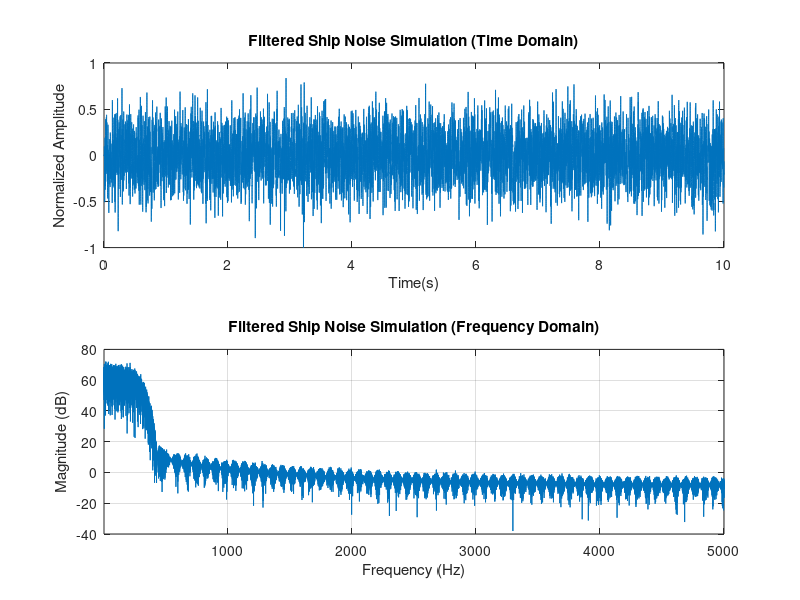

Recreate this plot in MATLAB.
% 输入参数
V = input('请输入舰船的航速：');      % 舰船的实际航速
V_max = input('请输入最高航速：');    % 舰船的最高航速，单位/节
DT = input('请输入排水量：');         % 舰船的排水量，单位/吨

SLs = 122 + 50*log(V/10) + 15*log(DT);   % 100Hz以上声级的经验公式,单位/dB

% 计算谱峰频率 f0
if V >= 10
    f0 = 300 - 200 * (V - 10) / 30;  % For V >= 10 knots
else
    f0 = 300;  % For V < 10 knots
end

SLf0 = SLs + 20 - 20*log(f0);            % 谱峰处声压谱级

% 设定频谱斜率
K1 = 1;                            % 低于谱峰频率上升斜率
K2 = -20;                           % 高于谱峰频率下降的斜率

% 计算频率点和对应的声压谱级
fk = 2.^(1:log2(f0));  % [1, f0) 区间的倍频程采样
fl = 2.^(log2(f0):log2(5000));  % [f0, fs/2] 区间的倍频程采样
f = [fk, f0, fl];  % 合并频率点

% 对应的幅度值
SLk = SLs + K1 * log(f0 ./ fk);  % 低频段的幅度值
SLl = SLf0 + K2 * log(fl ./ f0); % 高频段的幅度值
m = [SLk, SLf0, SLl];  % 对应的幅度值

% 确保频率点和幅度数组长度一致
if length(f) ~= length(m)
    error('频率点和幅度值的数量不一致，请检查频率和幅度计算方法');
end

% 归一化频率和幅度
f_max = max(f);  % 获取最大频率
f_prime = f / f_max;  % 归一化频率
m_prime = 10.^(m / 20); % 归一化幅度（幅度转换为比例）

% 第一个频率必须是 0，最后一个频率必须是 1
f_prime = [0, f_prime];  % 添加频率0
m_prime = [m_prime(1), m_prime];  % 对应幅度，确保幅度与频率对齐

% 设计 FIR 滤波器
n = 128;  % 滤波器的阶数
b = fir2(n, f_prime, m_prime);  % 使用fir2函数设计滤波器

% 生成高斯白噪声
x = randn(1, 100000);  % 生成高斯白噪声

% 使用滤波器进行滤波
gx = filter(b, 1, x);  % 应用 FIR 滤波器
gx_normalized_minus1_1 = gx / max(abs(gx));
N = length(gx_normalized_minus1_1);  % 获取信号长度
fs = 10000;  % 采样频率
t = (0:N-1) / fs;  % 时间向量

% 绘制时域图
figure;
subplot(2, 1, 1);  % 使用子图分两个画面
plot(t,gx_normalized_minus1_1);
title('Filtered Ship Noise Simulation (Time Domain)');
xlabel('Time(s)');
ylabel('Normalized Amplitude');

% FFT计算
f_fft = linspace(0, fs / 2, N / 2);  % 频率向量（单位：Hz）
Gx_fft = abs(fft(gx));  % 计算FFT并取绝对值
Gx_fft = Gx_fft(1:N/2);  % 只取前半部分
Gx = 20*log10(Gx_fft)-100

% 绘制频域图
subplot(2, 1, 2);
plot(f_fft, Gx);  % 使用对数坐标轴绘制频域图
title('Filtered Ship Noise Simulation (Frequency Domain)');
xlabel('Frequency (Hz)');
ylabel('Magnitude (dB)');
xlim([1, 5000]);  % 设置x轴的频率范围

% 显示图形
grid on;
